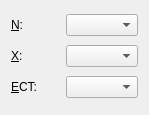
<?xml version="1.0" encoding="UTF-8"?>
<ui version="4.0">
 <class>RangeDialogBase</class>
 <widget class="QDialog" name="RangeDialogBase">
  <property name="geometry">
   <rect>
    <x>0</x>
    <y>0</y>
    <width>149</width>
    <height>115</height>
   </rect>
  </property>
  <property name="sizePolicy">
   <sizepolicy hsizetype="Preferred" vsizetype="Preferred">
    <horstretch>0</horstretch>
    <verstretch>0</verstretch>
   </sizepolicy>
  </property>
  <property name="minimumSize">
   <size>
    <width>100</width>
    <height>10</height>
   </size>
  </property>
  <property name="font">
   <font/>
  </property>
  <property name="windowTitle">
   <string>Messbereiche</string>
  </property>
  <property name="sizeGripEnabled">
   <bool>false</bool>
  </property>
  <property name="modal">
   <bool>false</bool>
  </property>
  <layout class="QGridLayout">
   <item row="0" column="1">
    <widget class="QComboBox" name="RangeNComboBox"/>
   </item>
   <item row="2" column="1">
    <widget class="QComboBox" name="RangeECTComboBox"/>
   </item>
   <item row="1" column="0">
    <widget class="QLabel" name="RangeXTextLabel">
     <property name="text">
      <string>&amp;X:</string>
     </property>
     <property name="wordWrap">
      <bool>false</bool>
     </property>
     <property name="buddy">
      <cstring>RangeXComboBox</cstring>
     </property>
    </widget>
   </item>
   <item row="1" column="1">
    <widget class="QComboBox" name="RangeXComboBox"/>
   </item>
   <item row="2" column="0">
    <widget class="QLabel" name="RangeECTTextLabel">
     <property name="text">
      <string>&amp;ECT:</string>
     </property>
     <property name="alignment">
      <set>Qt::AlignVCenter</set>
     </property>
     <property name="wordWrap">
      <bool>false</bool>
     </property>
     <property name="buddy">
      <cstring>RangeECTComboBox</cstring>
     </property>
    </widget>
   </item>
   <item row="0" column="0">
    <widget class="QLabel" name="RangeNTextLabel">
     <property name="text">
      <string>&amp;N:</string>
     </property>
     <property name="wordWrap">
      <bool>false</bool>
     </property>
     <property name="buddy">
      <cstring>RangeNComboBox</cstring>
     </property>
    </widget>
   </item>
  </layout>
 </widget>
 <layoutdefault spacing="6" margin="11"/>
 <pixmapfunction>qPixmapFromMimeSource</pixmapfunction>
 <includes>
 <include location="local">range.h</include>
 <include location="local">confdata.h</include>
 </includes>
 <resources/>
 <connections>
  <connection>
   <sender>RangeNComboBox</sender>
   <signal>activated(QString)</signal>
   <receiver>RangeDialogBase</receiver>
   <slot>SetNRangeSlot(QString)</slot>
   <hints>
    <hint type="sourcelabel">
     <x>20</x>
     <y>20</y>
    </hint>
    <hint type="destinationlabel">
     <x>20</x>
     <y>20</y>
    </hint>
   </hints>
  </connection>
  <connection>
   <sender>RangeXComboBox</sender>
   <signal>activated(QString)</signal>
   <receiver>RangeDialogBase</receiver>
   <slot>SetXRangeSlot(QString)</slot>
   <hints>
    <hint type="sourcelabel">
     <x>20</x>
     <y>20</y>
    </hint>
    <hint type="destinationlabel">
     <x>20</x>
     <y>20</y>
    </hint>
   </hints>
  </connection>
  <connection>
   <sender>RangeECTComboBox</sender>
   <signal>activated(QString)</signal>
   <receiver>RangeDialogBase</receiver>
   <slot>SetECTRangeSlot(QString)</slot>
   <hints>
    <hint type="sourcelabel">
     <x>20</x>
     <y>20</y>
    </hint>
    <hint type="destinationlabel">
     <x>20</x>
     <y>20</y>
    </hint>
   </hints>
  </connection>
 </connections>
</ui>
